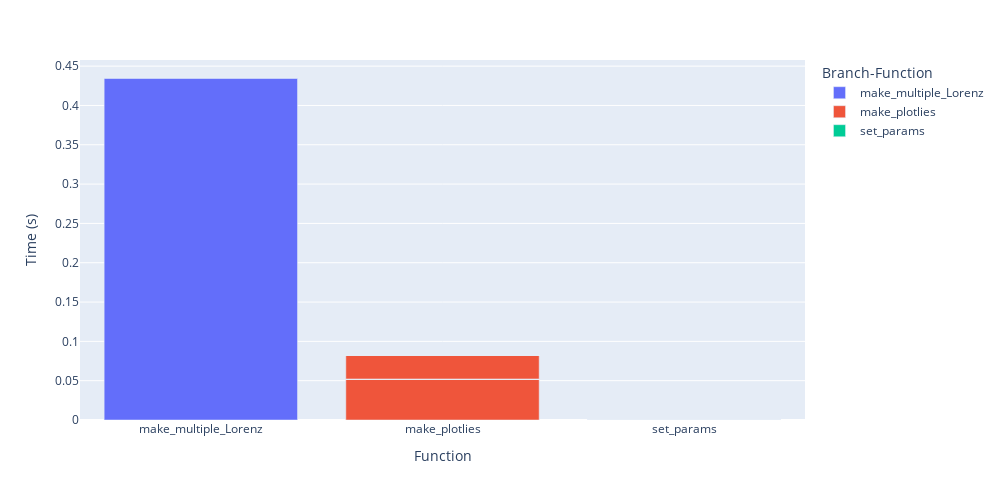

The cell this chart's notebook holds for it:
### Code cell
# Function breakdown
pp.plot_byfn(mode='line')

### Figure 1 — Plotly figure (JSON) as saved in the notebook; plotly's stock layout.template omitted (floating-point values rounded to 4 significant figures)
{"data": [{"alignmentgroup": "True", "customdata": [[20, "@profile"], [21, "def make_multiple_Lorenz(N_trials):"], [22, "sols = []"], [23, "for n in range(N_trials):"], [24, "y0_ = [y_ + np.random.randn() for y_ in y0]"], [25, "sol = odeint(mLorenz, y0_, t, args=beta)"], [26, "sols.append(sol)"], [27, "return sols"]], "hovertemplate": "Branch-Function=make_multiple_Lorenz<br>Function=%{x}<br>Time (s)=%{y}<br>Line=%{customdata[0]}<br>Text=%{customdata[1]}<extra></extra>", "legendgroup": "make_multiple_Lorenz", "marker": {"color": "#636efa"}, "name": "make_multiple_Lorenz", "offsetgroup": "make_multiple_Lorenz", "orientation": "v", "showlegend": true, "textposition": "auto", "type": "bar", "x": ["make_multiple_Lorenz", "make_multiple_Lorenz", "make_multiple_Lorenz", "make_multiple_Lorenz", "make_multiple_Lorenz", "make_multiple_Lorenz", "make_multiple_Lorenz", "make_multiple_Lorenz"], "xaxis": "x", "y": [0, 0, 4e-07, 2.9e-06, 3.83e-05, 0.4349, 5.8e-06, 2e-07], "yaxis": "y"}, {"alignmentgroup": "True", "customdata": [[30, "@profile"], [31, "def make_plotlies():"], [32, "fig = go.Figure(["], [33, "go.Scatter3d(name=str(n),"], [34, "x=sols[n][:, 0], y=sols[n][:, 1], z=sols[n][:, 2],"], [35, "line={'width': 2},"], [36, "marker={'size': 1e-5})"], [37, "for n in range(len(sols))]"], [38, ")"], [39, "fig.update_layout("], [40, "width=800,"], [41, "height=700,"], [42, "autosize=False,"], [43, "scene=dict("], [44, "camera=dict("], [45, "up=dict("], [46, "x=0,"], [47, "y=0,"], [48, "z=1"], [49, "),"], [50, "eye=dict("], [51, "x=0,"], [52, "y=1.0707,"], [53, "z=1,"], [54, ")"], [55, "),"], [56, "aspectratio=dict(x=1, y=1, z=0.7),"], [57, "aspectmode='manual'"], [58, "),"], [59, ")"], [60, "return fig"]], "hovertemplate": "Branch-Function=make_plotlies<br>Function=%{x}<br>Time (s)=%{y}<br>Line=%{customdata[0]}<br>Text=%{customdata[1]}<extra></extra>", "legendgroup": "make_plotlies", "marker": {"color": "#EF553B"}, "name": "make_plotlies", "offsetgroup": "make_plotlies", "orientation": "v", "showlegend": true, "textposition": "auto", "type": "bar", "x": ["make_plotlies", "make_plotlies", "make_plotlies", "make_plotlies", "make_plotlies", "make_plotlies", "make_plotlies", "make_plotlies", "make_plotlies", "make_plotlies", "make_plotlies", "make_plotlies", "make_plotlies", "make_plotlies", "make_plotlies", "make_plotlies", "make_plotlies", "make_plotlies", "make_plotlies", "make_plotlies", "make_plotlies", "make_plotlies", "make_plotlies", "make_plotlies", "make_plotlies", "make_plotlies", "make_plotlies", "make_plotlies", "make_plotlies", "make_plotlies", "make_plotlies"], "xaxis": "x", "y": [0, 0, 0.05221, 0, 0, 0, 0, 1.7e-06, 0, 0.03052, 6e-07, 5e-07, 5e-07, 1.3e-06, 1.3e-06, 1.6e-06, 5e-07, 5e-07, 5e-07, 0, 1.3e-06, 5e-07, 5e-07, 5e-07, 0, 0, 1e-06, 5e-07, 0, 0, 1.3e-06], "yaxis": "y"}, {"alignmentgroup": "True", "customdata": [[63, "@profile"], [64, "def set_params():"], [65, "beta = (10, 8/3, 137/5)"], [66, "y0 = [-8, 4, 10]"], [67, "T = 50"], [68, "t = np.linspace(0, T, int(T * 200))"], [69, "return beta, y0, T, t"]], "hovertemplate": "Branch-Function=set_params<br>Function=%{x}<br>Time (s)=%{y}<br>Line=%{customdata[0]}<br>Text=%{customdata[1]}<extra></extra>", "legendgroup": "set_params", "marker": {"color": "#00cc96"}, "name": "set_params", "offsetgroup": "set_params", "orientation": "v", "showlegend": true, "textposition": "auto", "type": "bar", "x": ["set_params", "set_params", "set_params", "set_params", "set_params", "set_params", "set_params"], "xaxis": "x", "y": [0, 0, 2.9e-06, 7e-07, 3e-07, 0.0001247, 7e-07], "yaxis": "y"}], "layout": {"barmode": "relative", "height": 500, "legend": {"title": {"text": "Branch-Function"}, "tracegroupgap": 0}, "margin": {"t": 60}, "width": 1000, "xaxis": {"anchor": "y", "domain": [0, 1], "title": {"text": "Function"}}, "yaxis": {"anchor": "x", "domain": [0, 1], "title": {"text": "Time (s)"}}}}
